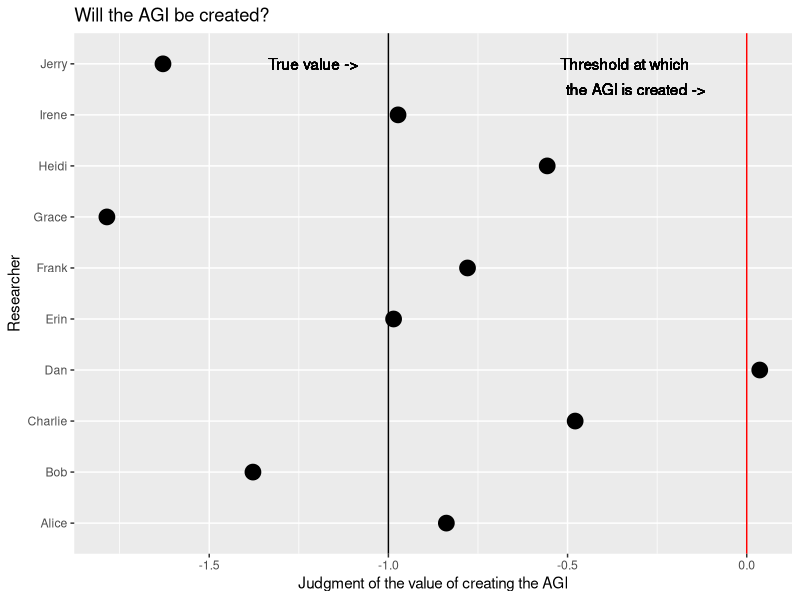

Reproduce this figure in R.
## ---- chunk 1
library(tidyverse)
set.seed(6)
judgments <- rnorm(n = 10, mean = -1, sd = 0.6)
people <- c("Alice", "Bob", "Charlie", "Dan", "Erin", "Frank", "Grace", "Heidi", "Irene", "Jerry")
unil_data <- data.frame(person = people, judgment = judgments)
ggplot(data = unil_data) + 
        geom_point(aes(x = person, y = judgment), stat = "identity", shape = 19, size = 5) +
        coord_flip() +
        geom_hline(yintercept = -1, color = "black") +
        geom_hline(yintercept = 0, color = "red") + theme(plot.subtitle = element_text(vjust = 1), 
    plot.caption = element_text(vjust = 1)) +labs(title = "Will the AGI be created?", 
    x = "Researcher", y = "Judgment of the value of creating the AGI") +
        geom_text(aes(label = "True value ->", x = 10, y = -1.21)) +
        geom_text(aes(label = "Threshold at which", x = 10, y = -0.34)) +
        geom_text(aes(label = "the AGI is created ->", x = 9.5, y = -0.31))
